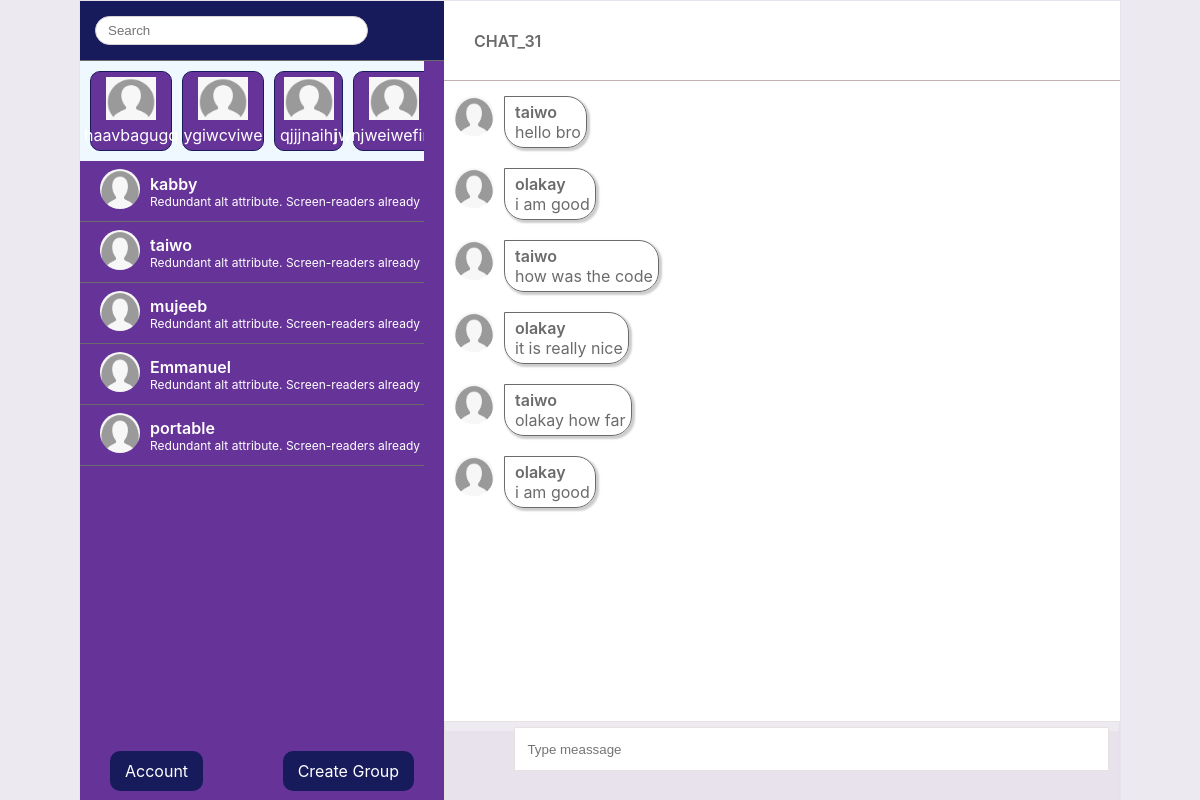
/chat/group/chat_31/ (signed in), run on an earlier commit of the app's database.
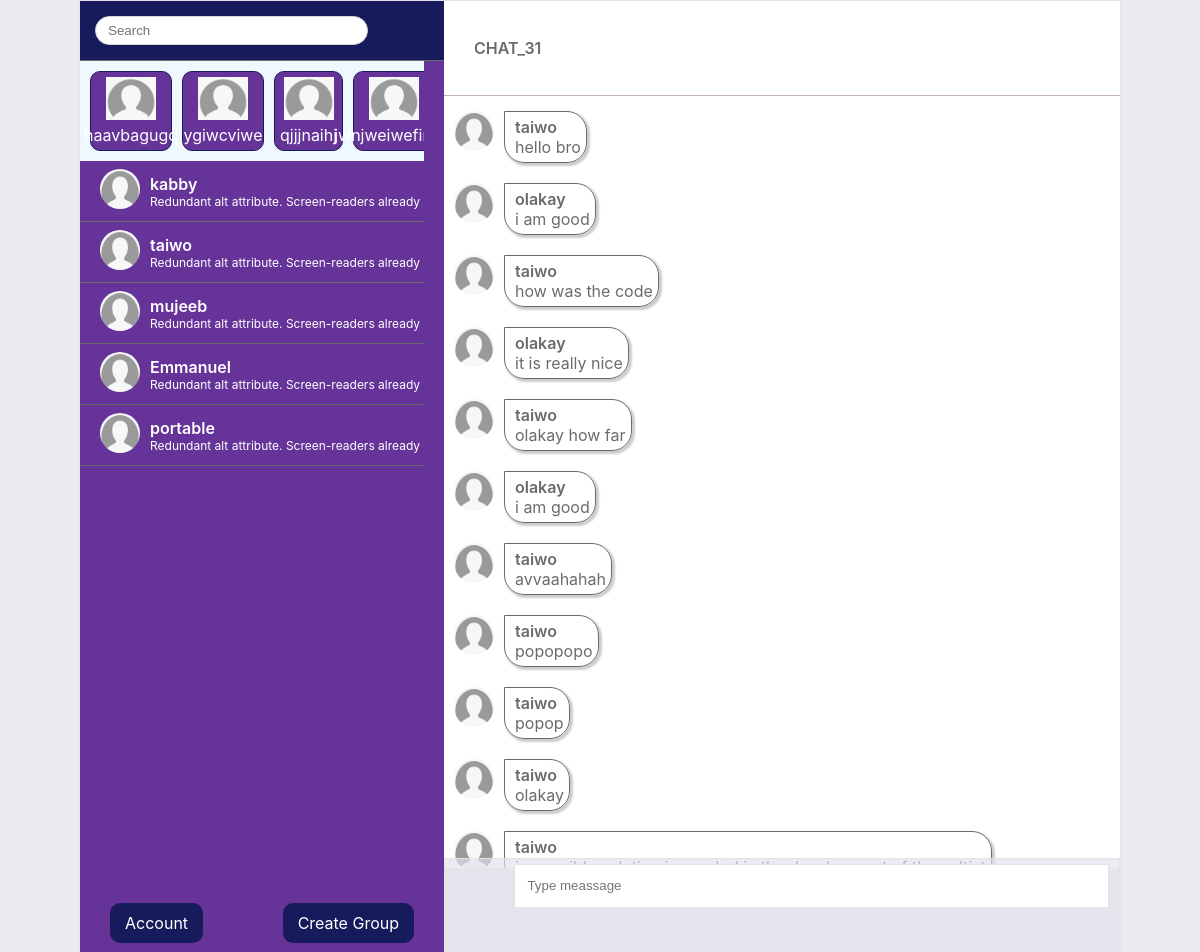
And on a later commit of the database.
### chat/models.py (models this page shows, shortened)
class Threads(models.Model):
    CHAT_TYPE = [
        ('direct','direct'),
        ('group', 'group')
    ]
    name = models.CharField(max_length=100, unique=True)
    thread_type = models.CharField(max_length=200, choices=CHAT_TYPE )
    created_at = models.DateTimeField(auto_now_add=True)
    discription = models.TextField(blank=True, null=True)
    created_by = models.ForeignKey(settings.AUTH_USER_MODEL, on_delete=models.CASCADE, blank=True, null=True)
    slug = models.SlugField(null=True)

class CustomUser(AbstractUser):
    status = models.BooleanField(default=False)
    address = models.TextField(blank=True)
    profile_image = models.ImageField(default='image-default.png', upload_to='uploads')
    created_at = models.DateTimeField(auto_now_add=True)
    updated_at = models.DateTimeField(auto_now=True)

class Messages(models.Model):
    user_id = models.ForeignKey(settings.AUTH_USER_MODEL, on_delete=models.SET_NULL , null=True)
    thread_name = models.ForeignKey(Threads, on_delete=models.CASCADE)
    content = models.TextField()
    created_at = models.DateTimeField(auto_now_add=True)
    def __str__(self):
        return self.content

### chat/views.py (the view)
# urls.py: path('chat/group/<str:room_name>/', views.group_chat , name='group_chat'),
@login_required
def group_chat(request, room_name):
    name = room_name
    group_link = f'/chat/group/about/{room_name}/'
    try :
        thread= Threads.objects.get(name=name)
        past_messages = Messages.objects.filter(thread_name= thread.id)
    except :
        print('in exception block')
        Threads.objects.create(name=name, thread_type='group' , created_by=request.user)
        thread= Threads.objects.get(name=name)
        past_messages = Messages.objects.filter(thread_name= thread.id)
    groups = Threads.objects.filter(thread_type='group')
    users = CustomUser.objects.all().exclude(id=request.user.id)
    context={
        'room_name': room_name ,#setting room_name to actual room_name arg
        'username': request.user.username,
        'past_messages' : past_messages,
        'group_link': group_link,
        'groups': groups,
        'users': users
    }
    return render(request, 'chat/group_chat.html', context)

### chat/templates/chat/group_chat.html (shortened to what this page needs)
{% extends 'chat/general.html' %}
{% load static %}
    {% block content%}
    <div class="Display">
        <div class="TopDisplay">
            <h3>{{ room_name|upper }}</h3>
        </div>
        <div class="ChatLog" id="chat-me">
            {% if past_messages %}
            {% for message in past_messages %}
            <div class='MessageContainer'>
                <img src="{% static 'images/image-default.png' %}" alt='profile' />
                <div class='message'>
                    <strong class=''>{{ message.user_id.username }}</strong>
                    <p>{{ message }}</p>
                </div>
            </div>
            {% endfor %}
            {% endif %}
            <form class="MessageForm" id="text-form">
                <input type='text' placeholder="Type meassage" id="direct-message-input" required />
            </form>
        </div>
    </div>
{% endblock %}

### chat/templates/chat/general.html (shortened to what this page needs)
{% load static %}
<!DOCTYPE html>
<html lang="en">
<head>
    <link rel="stylesheet" href="{% static 'css/style.css' %}" >
</head>
<body>
    <div class="App">
        <div class="LeftSide">
            <div class="topLeft">
                <form class="Search">
                    <input type='text' placeholder="Search " />
                </form>
            </div>
            <ul class="users-list">
                <li class="group">
                    {% for group in groups reversed %}
                    <div class="group-item">
                        <a href="/chat/group/{{group.name}}" id="{{ user.id }}" >
                            <img src="{% static 'images/image-default.png'%}" alt='profile' width=50/>
                            <marquee scrolldirection="left">{{ group.name}} </marquee>
                        </a>
                    </div>
                    {% endfor %}
                </li>
                {% for user in users%}
                <li class='user-container'>
                    <a href="/chat/{{user.username}}" id="{{ user.id }}">
                        <img src="{% static 'images/image-default.png'%}" alt='profile' width=50/>
                    </a>
                    <a href="/chat/{{user.username}}" id="{{ user.id }}" >
                        <div>
                            <strong class="user-username">{{ user.username }}</strong>
                            <p>Redundant alt attribute. Screen-readers already announc Redundant alt attribute.</p>
                        </div>
                    </a>
                </li>
                {% endfor %}
            </ul>
            <div class="Settings"  style="cursor: pointer;">
                <a href="/account/profile/">
                    <span>Account</span>
                </a>
            </div>
            <div class='Add' id="createGroup" style="cursor: pointer;">
                <span>Create Group</span>
            </div>
        </div>
        {%  block content %}{% endblock%}
    </div>
</body>
</html>

What changed in the data, as far as the page shows it:
added Messages: user_id.username "taiwo", content "avvaahahah"
added Messages: user_id.username "taiwo", content "popopopo"
added Messages: user_id.username "taiwo", content "popop"
added Messages: user_id.username "taiwo", content "olakay"
added Messages: user_id.username "taiwo"
